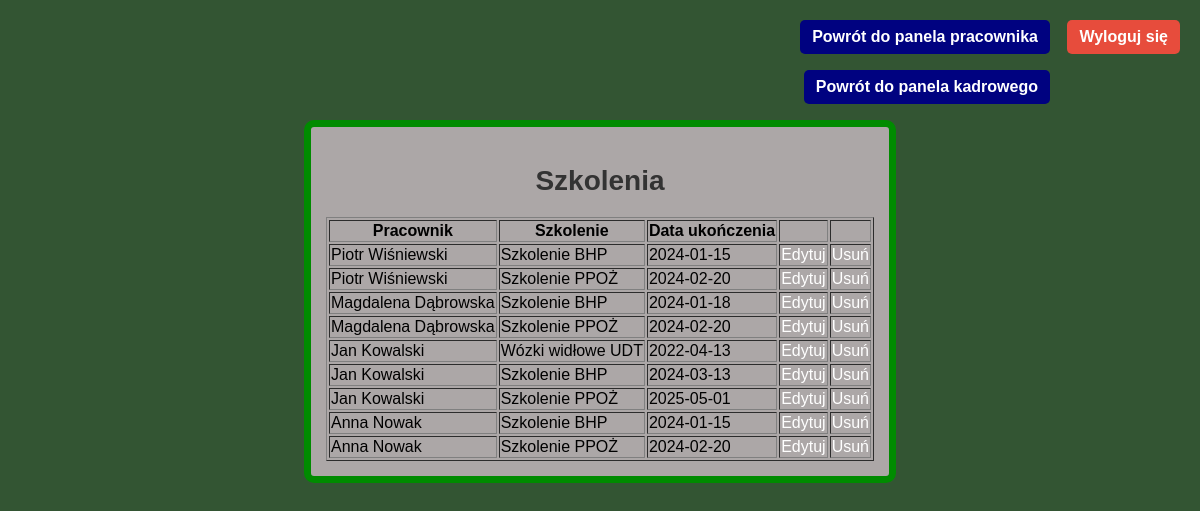
Page /system_erp_projekt/php/kadry/lista_szkolen.php?status=szkolenie_dodane on the committed database.
### tables this page shows
CREATE TABLE `szkolenia` (
  `id_szkolenia` int(11) NOT NULL,
  `id_pracownika` int(11) NOT NULL,
  `nazwa_szkolenia` varchar(255) NOT NULL,
  `data_ukonczenia` date NOT NULL
);

CREATE TABLE `dane_personalne_pracownika` (
  `id_pracownika` int(11) NOT NULL,
  `imie` varchar(50) NOT NULL,
  `nazwisko` varchar(50) NOT NULL,
  `pesel` char(11) NOT NULL,
  `telefon` varchar(15) NOT NULL,
  `email` varchar(100) NOT NULL,
  `login` varchar(50) DEFAULT NULL,
  `haslo` varchar(255) DEFAULT NULL
);

### system_erp_projekt/php/kadry/lista_szkolen.php (the view, shortened to what this page needs)
<?php
require_once "../dbconnect.php";
$query = "
    SELECT s.id_szkolenia, dp.imie, dp.nazwisko, s.nazwa_szkolenia, s.data_ukonczenia
    FROM szkolenia s
    JOIN dane_personalne_pracownika dp ON s.id_pracownika = dp.id_pracownika
    ORDER BY dp.imie DESC
";
$result = $conn->query($query);
?>
<!DOCTYPE html>
<html lang="pl">
<head>
    <link rel="stylesheet" href="../../css/style.css">
</head>
<body>
<div class="lista">
<h2>Szkolenia</h2>
<table border="1">
    <tr>
        <th>Pracownik</th>
        <th>Szkolenie</th>
        <th>Data ukończenia</th>
        <th></th>
        <th></th>
    </tr>
    <?php while ($row = $result->fetch_assoc()): ?>
        <tr>
            <td><?= htmlspecialchars($row['imie'] . ' ' . $row['nazwisko']) ?></td>
            <td><?= htmlspecialchars($row['nazwa_szkolenia']) ?></td>
            <td><?= $row['data_ukonczenia'] ?></td>
            <td><a href="edycja_szkolenia.php?id=<?= $row['id_szkolenia'] ?>">Edytuj</a></td>
            <td><a href="usun_szkolenie.php?id=<?= $row['id_szkolenia'] ?>" onclick="return confirm('Czy na pewno chcesz usunąć te szkolenie?');">Usuń</a></td>
        </tr>
    <?php endwhile; ?>
</table>
</div>
<a href="../logout.php" class="logout">Wyloguj się</a>
<a href="../uzytkownicy/HR.php" class="panel_kadrowy">Powrót do panela pracownika</a>
<a href="panel_kadrowy.php" class="panel_kadrowy_powrot">Powrót do panela kadrowego</a>
</body>
</html>

### system_erp_projekt/css/style.css (style rules this page uses)
body { font-family: Arial, sans-serif; background-color: rgb(51, 85, 51); display: flex; justify-content: center; align-items: center; height: 97vh; }
h2 { color: #333; text-align: center; font-size: 28px; margin-bottom: 20px; }
a.logout { position: absolute; top: 20px; right: 20px; background-color: #e74c3c; color: white; padding: 8px 12px; text-decoration: none; border-radius: 5px; font-weight: bold; }
a.panel_kadrowy { position: absolute; top: 20px; right: 150px; background-color: rgb(0, 2, 128); color: white; padding: 8px 12px; text-decoration: none; border-radius: 5px; font-weight: bold; }
a.panel_kadrowy_powrot { position: absolute; top: 70px; right: 150px; background-color: rgb(0, 2, 128); color: white; padding: 8px 12px; text-decoration: none; border-radius: 5px; font-weight: bold; }
div a { text-decoration: none; color: white; }
.lista { background-color: rgb(172, 167, 167); border: 7px solid rgb(0, 139, 0); border-radius: 10px; padding: 15px; position: absolute; top: 120px; max-width: 70%; min-width: 20%; }

### rows in the picture
szkolenia: id_pracownika.nazwisko "Piotr Wiśniewski", nazwa_szkolenia "Szkolenie BHP", data_ukonczenia "2024-01-15"
szkolenia: id_pracownika.nazwisko "Piotr Wiśniewski", nazwa_szkolenia "Szkolenie PPOŻ", data_ukonczenia "2024-02-20"
szkolenia: id_pracownika.nazwisko "Magdalena Dąbrowska", nazwa_szkolenia "Szkolenie BHP", data_ukonczenia "2024-01-18"
szkolenia: id_pracownika.nazwisko "Magdalena Dąbrowska", nazwa_szkolenia "Szkolenie PPOŻ", data_ukonczenia "2024-02-20"
szkolenia: id_pracownika.nazwisko "Jan Kowalski", nazwa_szkolenia "Wózki widłowe UDT", data_ukonczenia "2022-04-13"
szkolenia: id_pracownika.nazwisko "Jan Kowalski", nazwa_szkolenia "Szkolenie BHP", data_ukonczenia "2024-03-13"
szkolenia: id_pracownika.nazwisko "Jan Kowalski", nazwa_szkolenia "Szkolenie PPOŻ", data_ukonczenia "2025-05-01"
szkolenia: id_pracownika.nazwisko "Anna Nowak", nazwa_szkolenia "Szkolenie BHP", data_ukonczenia "2024-01-15"
szkolenia: id_pracownika.nazwisko "Anna Nowak", nazwa_szkolenia "Szkolenie PPOŻ", data_ukonczenia "2024-02-20"
